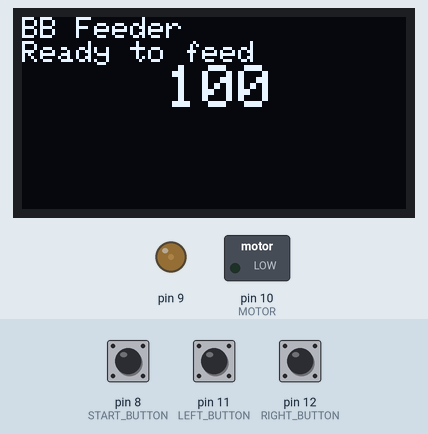
This sketch was run on a simulated Arduino Uno, built with avr-gcc and run on an emulated ATmega328P. Parts: 128×64 one-colour display, switched loads named in the sketch (green lamp = pin HIGH), output pins drawn as LEDs (lit = HIGH). Inputs (shaded band) come from the test bench; at power-on: pin 8 (START_BUTTON) HIGH, pin 11 (LEFT_BUTTON) HIGH, pin 12 (RIGHT_BUTTON) HIGH. The display library's start-up logo is not drawn.

Above: at 1.2 s.
1.3 s: pin 8 (START_BUTTON) pulled LOW for 0.15 s
At 1.53 s:
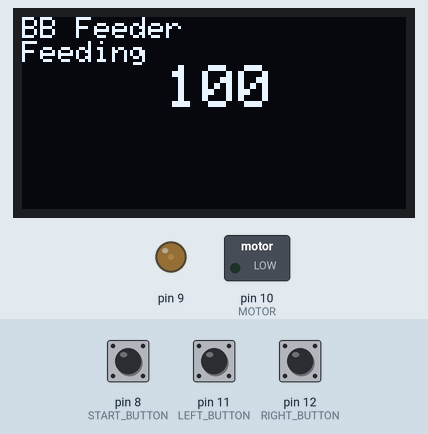
3.2 s: pin 8 (START_BUTTON) pulled LOW for 1 s
At 5.2 s:
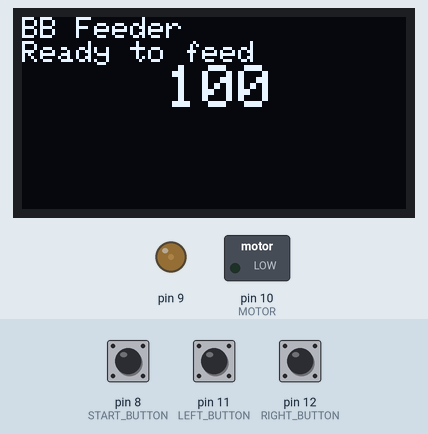
5.8 s: pin 11 (LEFT_BUTTON) pulled LOW for 0.15 s
At 7.1 s:
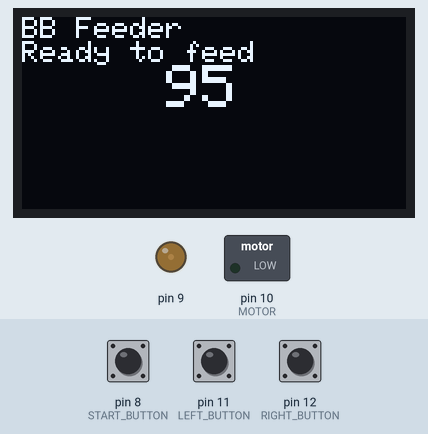
7.4 s: pin 11 (LEFT_BUTTON) pulled LOW for 1 s
At 9.8 s:
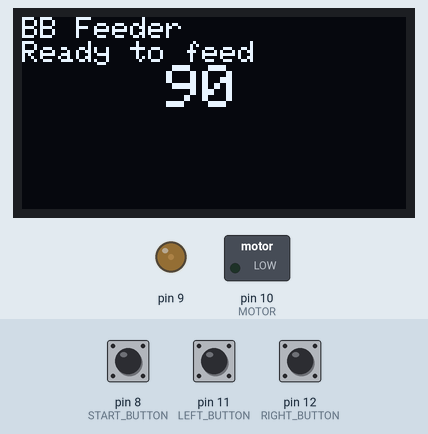
Timing chart, 0 to 10.9 s (numbered marks = the images above; inputs shaded):
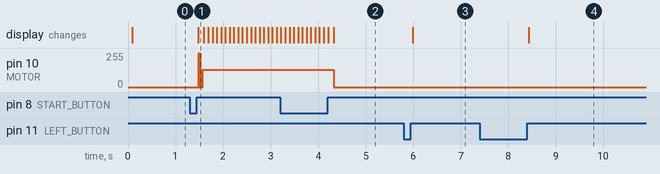

The sketch:

BBProject.ino
```cpp
//BB Code

// Default number of bbs to be loaded
#define DEF_BBS 100

// Rate of bbs loaded per second
#define DEF_BBSPERSEC 11

// Pin definitions
#define LEFT_BUTTON 11
#define START_BUTTON 8
#define RIGHT_BUTTON 12
#define MOTOR 10

// LED display libraries
#include <Adafruit_GFX.h>
#include <gfxfont.h>
#include <Adafruit_SSD1306.h>

#include "TimerOne.h"

// LED display setup
#define OLED_RESET 4
Adafruit_SSD1306 display(OLED_RESET);

void setup() {
  // Initialize the display
  display.begin(SSD1306_SWITCHCAPVCC, 0x3C);
  display.display();

  // Pin setup
  pinMode(START_BUTTON, INPUT_PULLUP);
  pinMode(LEFT_BUTTON, INPUT_PULLUP);
  pinMode(RIGHT_BUTTON, INPUT_PULLUP);
  pinMode(MOTOR, OUTPUT);

  // 1 second period, 75% duty cycle
  Timer1.initialize(10000);
  Timer1.pwm(9, 128);
}


// Struct to hold state of a button
typedef struct {
  int pin;
  byte pressed;
} Button;

// Array of the states of each button
Button buttons[] = {{START_BUTTON, 0}, {LEFT_BUTTON, 0}, {RIGHT_BUTTON, 0}};

// Whether or not to start execution
bool start = false;

// The rate at which to load bbs (bbs/second)
// Initialized to default value.
long bbsPerSecond = DEF_BBSPERSEC;

// Number of BBs to be loaded
// Set to defined default
int bbs = DEF_BBS;

/*  *   *   *   * Button Actions  *   *   *   *  */
// Gets the last saved state of a button
int getButtonState(int pin) {
  // Search for the button
  for (int i = 0; i < sizeof(buttons); i++) {
    Button currentButton = buttons[i];

    if (currentButton.pin == pin) {
      // Found the button, return its state
      return currentButton.pressed;
    }
  }
}

// Checks if the button attached to a given pin is compressed
// The button's state is saved for later
int buttonPressed(int pin) {
  int pressed = !digitalRead(pin);

  // Search for the button
  for (int i = 0; i < sizeof(buttons); i++) {
    Button currentButton = buttons[i];

    if (currentButton.pin == pin) {
      // Found the button, set its new state and return
      buttons[i].pressed = pressed;
      return pressed;
    }
  }
}

// Checks if the button attached to a given pin was tapped (pressed then released)
int buttonTapped(int pin) {
  int wasSwPressed = getButtonState(pin);
  int isSwPressed = buttonPressed(pin);
  int isSwJustReleased = (!isSwPressed && wasSwPressed);

  return isSwJustReleased;
}

/*  *   *   *   *  LED Display Methods  *   *   *   *  */
// Updates the display with current status
void updateDisplay() {
  display.clearDisplay();

  display.setTextSize(1);
  display.setTextColor(WHITE);
  display.setCursor(0,0);
  display.println("BB Feeder");

  String statusString;

  if (start) {
    statusString = "Feeding";
  } else {
    statusString = "Ready to feed";
  }

  display.println(statusString);
  display.setTextSize(2);
  display.print("    ");
  display.println(bbs);

  display.display();
}


/*  *   *   *   *  Motor actions  *   *   *   *  */
// Fires the specified number of bbs
void fire() {
  Timer1.attachInterrupt(toggleMotor);

  // Same current time in millis for tracking time passed
  unsigned long currentTime = millis();
  unsigned long previousTime = currentTime;

  // Calculate time taken for one motor rotation (in millis).
  const long interval = 1000 / bbsPerSecond;

  // Hold on to number of bbs initially loaded
  int startBbs = bbs;

  // Start the motor rotation.
  //digitalWrite(MOTOR, HIGH);
//  TCCR1A = 0b01010011;
//  TCCR1B = 0b00011101;
//  OCR1A = 125000;
//  OCR1B = 125000;
//  DDRB |= 0b00000010;

  // Allow motor to spin the number of times needed
  for (int i = 0; i < startBbs; i++) {
    if (!start) { break; }

    // Wait for motor to complete one full rotation
    while (currentTime - previousTime < interval) {
      // Allow user to stop firing by pressing the start button again.
      // The current rotation is allowed to finish first.
      if (buttonTapped(START_BUTTON)) { start = false; }

      // Check the time
      currentTime = millis();
    }

    // Update the number of bbs loaded and update display
    bbs--;
    updateDisplay();

    // Save the last checked time after each rotation
    previousTime = currentTime;
  }

  // Halt execution once we're finished
  //digitalWrite(MOTOR, LOW);
  //  TCCR1A = 0b00000000;
  //  TCCR1B = 0b00000000;
  //  OCR1A = 0;
  //  OCR1B = 0;
  start = false;
  bbs = startBbs;
  Timer1.detachInterrupt();
  digitalWrite(MOTOR, LOW);
}

void toggleMotor() {
  digitalWrite(MOTOR, digitalRead(MOTOR) ^ 1);
}

void loop() {
  if (start){
    // Start firing the gun
    fire();
  } else {
    // Allow manipulation of start parameters:
    //   - Number to be loaded
    bbs += 5 * buttonTapped(RIGHT_BUTTON);
    bbs -= 5 * buttonTapped(LEFT_BUTTON);

    // Specify allowed range for number of bbs
    if (bbs < 1) { bbs = 0; }
  }

  // Toggle start status when start button is pressed
  if (buttonTapped(START_BUTTON)) {
    start = !start;
  }

  // Update the display with current status
  updateDisplay();
}
```

Measured:
- after the input at 1.3 s, pin 10 (MOTOR): 0/255 → 128/255 after 0.19 s; the display: changes after 0.18 s (image 1)
- after the input at 3.2 s, pin 10 (MOTOR): 128/255 → 0/255 after 1.1 s; the display: first differs from a run without the input after 1.1 s (image 2)
- after the input at 5.8 s, the display: changes after 0.19 s (image 3)
- after the input at 7.4 s, the display: changes after 1.0 s (image 4)
